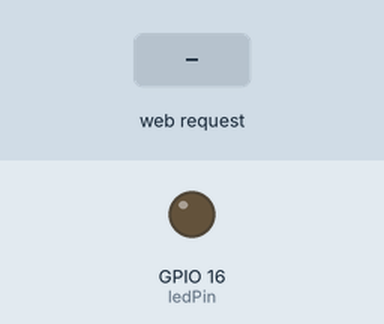
Bench run of a sketch on a simulated ESP32. On the bench: output pins drawn as LEDs (lit = HIGH). The test bench sets the inputs (shaded band). WiFi joins after 1.5 s; servers stay silent unless stated; what the sketch prints to the serial monitor is not drawn.

Above: at 3.7 s.
3.8 s: HTTP request GET /?btn=ON received
At 4.9 s:
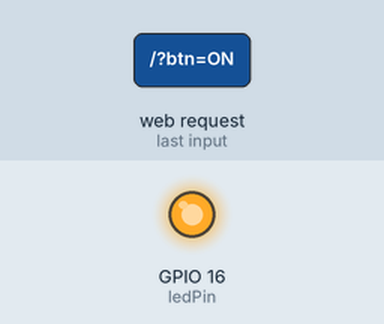
5.3 s: HTTP request GET /?btn=OFF received
At 6.0 s:
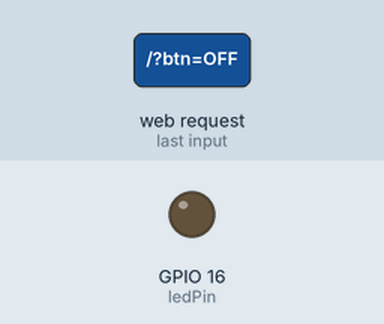
Timing chart, 0 to 8.3 s (numbered marks = the images above; inputs shaded):
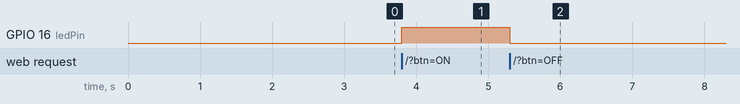

Measured:
- after the input at 3.8 s, GPIO 16 (ledPin): LOW → HIGH at once
- after the input at 5.3 s, GPIO 16 (ledPin): HIGH → LOW at once

The sketch:

kad21_WifiLedOnOffServer.ino
```cpp
#include <WiFi.h>

// 接続先のSSIDとパスワード　学内CampusIOT
const char ssid[] = "CampusIoT-WiFi";
const char passwd[] = "0b8b413f2c0fa6aa90e085e9431abbf1fa1b2bd2db0ecf4ae9ce4b2e87da770c";

const int ledPin = 16;
WiFiServer server(80);

void setup(){
  delay(1000);
  Serial.begin(115200);
  pinMode(ledPin, OUTPUT);

  // WIFI接続シーケンス
  Serial.print("Connecting....");
  WiFi.begin(ssid,passwd);
  while (WiFi.status() != WL_CONNECTED){
    delay(100);
    Serial.print(".");
  }
  Serial.println("connected");
  Serial.println(WiFi.localIP());

  server.begin();
}
void loop() {
  WiFiClient client = server.available();

  if (client) {
    Serial.println("new client");
    String currentLine = "";
    while (client.connected()) {
      if (client.available()) {
        char c = client.read();
        Serial.write(c);
        if (c == '\n') {
          if (currentLine.length() == 0) {
            client.println("HTTP/1.1 200 OK");
            client.println("Content-type:text/html");
            client.println();

            client.println("<!DOCTYPE html>");
            client.println("<html>");
            client.println("<head>");
            client.println("<meta name='viewport' content='initial-scale=1.5'>");
            client.println("</head>");
            client.println("<body>");
            client.println("<form method='get'>");
            client.println("<h1>ESP32</h1>");
            client.println("<h2>Wi-Fi LED Switch</h2>");
            client.println("<input type='submit' name=btn value='ON' style='background-color:#88ff88; color:red;'>");
            client.println("<input type='submit' name=btn value='OFF' style='background-color:black; color:white;'>");
            client.println("</form>");
            client.println("</body>");
            client.println("</html>");
            client.println();
            break;
          } else {
            currentLine = "";
          }
        } else if (c != '\r') {
          currentLine += c;
        }

        if (currentLine.endsWith("GET /?btn=ON")) {
          digitalWrite(ledPin, HIGH);
        }
        if (currentLine.endsWith("GET /?btn=OFF")) {
          digitalWrite(ledPin, LOW);
        }
      }
    }

    client.stop();
    Serial.println("client disconnected");
  }
}
```
